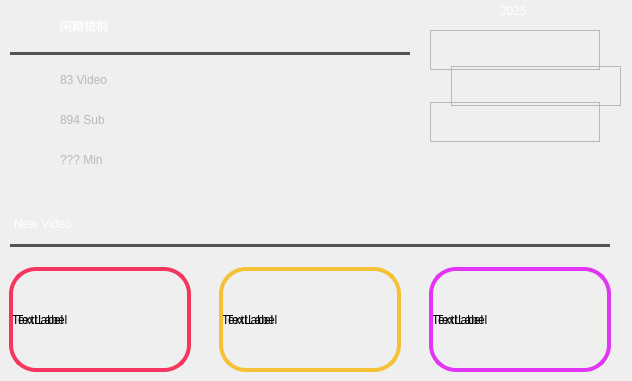
   <widget class="QWidget" name="page_user_hub_2">
    <widget class="QFrame" name="frame_6">
     <property name="geometry">
      <rect>
       <x>430</x>
       <y>30</y>
       <width>170</width>
       <height>40</height>
      </rect>
     </property>
     <property name="frameShape">
      <enum>QFrame::Shape::StyledPanel</enum>
     </property>
     <property name="frameShadow">
      <enum>QFrame::Shadow::Raised</enum>
     </property>
     <widget class="QPushButton" name="m3">
      <property name="geometry">
       <rect>
        <x>90</x>
        <y>0</y>
        <width>33</width>
        <height>40</height>
       </rect>
      </property>
      <property name="styleSheet">
       <string notr="true">QPushButton{
	border:none;
}</string>
      </property>
      <property name="text">
       <string/>
      </property>
      <property name="icon">
       <iconset resource="../pic/res.qrc">
        <normaloff>:/icon/icon/clock_3.png</normaloff>:/icon/icon/clock_3.png</iconset>
      </property>
      <property name="iconSize">
       <size>
        <width>40</width>
        <height>40</height>
       </size>
      </property>
     </widget>
     <widget class="QPushButton" name="m4">
      <property name="geometry">
       <rect>
        <x>130</x>
        <y>0</y>
        <width>33</width>
        <height>40</height>
       </rect>
      </property>
      <property name="styleSheet">
       <string notr="true">QPushButton{
	border:none;
}</string>
      </property>
      <property name="text">
       <string/>
      </property>
      <property name="icon">
       <iconset resource="../pic/res.qrc">
        <normaloff>:/icon/icon/clock_4.png</normaloff>:/icon/icon/clock_4.png</iconset>
      </property>
      <property name="iconSize">
       <size>
        <width>40</width>
        <height>40</height>
       </size>
      </property>
     </widget>
     <widget class="QPushButton" name="m1">
      <property name="geometry">
       <rect>
        <x>10</x>
        <y>0</y>
        <width>34</width>
        <height>40</height>
       </rect>
      </property>
      <property name="styleSheet">
       <string notr="true">QPushButton{
	border:none;
}</string>
      </property>
      <property name="text">
       <string/>
      </property>
      <property name="icon">
       <iconset resource="../pic/res.qrc">
        <normaloff>:/icon/icon/clock_1.png</normaloff>:/icon/icon/clock_1.png</iconset>
      </property>
      <property name="iconSize">
       <size>
        <width>40</width>
        <height>40</height>
       </size>
      </property>
     </widget>
     <widget class="QPushButton" name="m2">
      <property name="geometry">
       <rect>
        <x>50</x>
        <y>0</y>
        <width>33</width>
        <height>40</height>
       </rect>
      </property>
      <property name="styleSheet">
       <string notr="true">QPushButton{
	border:none;
}</string>
      </property>
      <property name="text">
       <string/>
      </property>
      <property name="icon">
       <iconset resource="../pic/res.qrc">
        <normaloff>:/icon/icon/clock_2.png</normaloff>:/icon/icon/clock_2.png</iconset>
      </property>
      <property name="iconSize">
       <size>
        <width>40</width>
        <height>40</height>
       </size>
      </property>
     </widget>
    </widget>
    <widget class="QLabel" name="year">
     <property name="geometry">
      <rect>
       <x>500</x>
       <y>-2</y>
       <width>60</width>
       <height>25</height>
      </rect>
     </property>
     <property name="styleSheet">
      <string notr="true">font: 18pt &quot;猫啃什锦黑-轻量版&quot;;
border:none;
background-color: rgba( 0, 0, 0, 0);
color: rgb(255,255,255);</string>
     </property>
     <property name="text">
      <string>2025</string>
     </property>
    </widget>
    <widget class="QLabel" name="user_hub_name">
     <property name="geometry">
      <rect>
       <x>60</x>
       <y>5</y>
       <width>351</width>
       <height>41</height>
      </rect>
     </property>
     <property name="styleSheet">
      <string notr="true">color: rgb(255, 255, 255);
font: 28pt &quot;猫啃什锦黑-轻量版&quot;;
</string>
     </property>
     <property name="text">
      <string>闲踏梧桐</string>
     </property>
    </widget>
    <widget class="QLabel" name="user_hub_video_num">
     <property name="geometry">
      <rect>
       <x>60</x>
       <y>60</y>
       <width>311</width>
       <height>40</height>
      </rect>
     </property>
     <property name="styleSheet">
      <string notr="true">color: rgb(184, 184, 184);
font: 15pt &quot;猫啃什锦黑-轻量版&quot;;
</string>
     </property>
     <property name="text">
      <string>83 Video</string>
     </property>
    </widget>
    <widget class="QLabel" name="user_hub_sub">
     <property name="geometry">
      <rect>
       <x>60</x>
       <y>100</y>
       <width>311</width>
       <height>40</height>
      </rect>
     </property>
     <property name="styleSheet">
      <string notr="true">color: rgb(184, 184, 184);
font: 15pt &quot;猫啃什锦黑-轻量版&quot;;
</string>
     </property>
     <property name="text">
      <string>894 Sub</string>
     </property>
    </widget>
    <widget class="QLabel" name="user_hub_vt">
     <property name="geometry">
      <rect>
       <x>60</x>
       <y>140</y>
       <width>301</width>
       <height>40</height>
      </rect>
     </property>
     <property name="styleSheet">
      <string notr="true">color: rgb(184, 184, 184);
font: 15pt &quot;猫啃什锦黑-轻量版&quot;;
</string>
     </property>
     <property name="text">
      <string>??? Min</string>
     </property>
    </widget>
    <widget class="QLabel" name="user_hub_new_video">
     <property name="geometry">
      <rect>
       <x>14</x>
       <y>209</y>
       <width>161</width>
       <height>30</height>
      </rect>
     </property>
     <property name="styleSheet">
      <string notr="true">color: rgb(255, 255, 255);
font: 19pt &quot;猫啃什锦黑-轻量版&quot;;</string>
     </property>
     <property name="text">
      <string>New Video</string>
     </property>
    </widget>
    <widget class="QLabel" name="line_3">
     <property name="geometry">
      <rect>
       <x>10</x>
       <y>52</y>
       <width>400</width>
       <height>3</height>
      </rect>
     </property>
     <property name="styleSheet">
      <string notr="true">background-color: rgb(82, 82, 82);</string>
     </property>
     <property name="text">
      <string/>
     </property>
    </widget>
    <widget class="QPushButton" name="user_hub_vt_ui">
     <property name="geometry">
      <rect>
       <x>10</x>
       <y>144</y>
       <width>35</width>
       <height>35</height>
      </rect>
     </property>
     <property name="styleSheet">
      <string notr="true">QPushButton{
	border:none;
}</string>
     </property>
     <property name="text">
      <string/>
     </property>
     <property name="icon">
      <iconset resource="../pic/res.qrc">
       <normaloff>:/icon/icon/vt.png</normaloff>:/icon/icon/vt.png</iconset>
     </property>
     <property name="iconSize">
      <size>
       <width>35</width>
       <height>35</height>
      </size>
     </property>
    </widget>
    <widget class="QPushButton" name="user_hub_sub_ui">
     <property name="geometry">
      <rect>
       <x>10</x>
       <y>103</y>
       <width>35</width>
       <height>35</height>
      </rect>
     </property>
     <property name="styleSheet">
      <string notr="true">QPushButton{
	border:none;
}</string>
     </property>
     <property name="text">
      <string/>
     </property>
     <property name="icon">
      <iconset resource="../pic/res.qrc">
       <normaloff>:/icon/icon/sub.png</normaloff>:/icon/icon/sub.png</iconset>
     </property>
     <property name="iconSize">
      <size>
       <width>35</width>
       <height>35</height>
      </size>
     </property>
    </widget>
    <widget class="QPushButton" name="user_hub_video_num_ui">
     <property name="geometry">
      <rect>
       <x>10</x>
       <y>60</y>
       <width>37</width>
       <height>37</height>
      </rect>
     </property>
     <property name="styleSheet">
      <string notr="true">QPushButton{
	border:none;
}</string>
     </property>
     <property name="text">
      <string/>
     </property>
     <property name="icon">
      <iconset resource="../pic/res.qrc">
       <normaloff>:/icon/icon/video_num.png</normaloff>:/icon/icon/video_num.png</iconset>
     </property>
     <property name="iconSize">
      <size>
       <width>37</width>
       <height>37</height>
      </size>
     </property>
    </widget>
    <widget class="QLabel" name="face">
     <property name="geometry">
      <rect>
       <x>10</x>
       <y>5</y>
       <width>41</width>
       <height>41</height>
      </rect>
     </property>
     <property name="styleSheet">
      <string notr="true">border-image: url(:/icon/icon/face.jpg);

border-radius:20px;



</string>
     </property>
     <property name="text">
      <string/>
     </property>
    </widget>
    <widget class="QFrame" name="frame_7">
     <property name="geometry">
      <rect>
       <x>451</x>
       <y>66</y>
       <width>170</width>
       <height>40</height>
      </rect>
     </property>
     <property name="frameShape">
      <enum>QFrame::Shape::StyledPanel</enum>
     </property>
     <property name="frameShadow">
      <enum>QFrame::Shadow::Raised</enum>
     </property>
     <widget class="QPushButton" name="m7">
      <property name="geometry">
       <rect>
        <x>90</x>
        <y>0</y>
        <width>33</width>
        <height>40</height>
       </rect>
      </property>
      <property name="styleSheet">
       <string notr="true">QPushButton{
	border:none;
}</string>
      </property>
      <property name="text">
       <string/>
      </property>
      <property name="icon">
       <iconset resource="../pic/res.qrc">
        <normaloff>:/icon/icon/clock_3.png</normaloff>:/icon/icon/clock_3.png</iconset>
      </property>
      <property name="iconSize">
       <size>
        <width>40</width>
        <height>40</height>
       </size>
      </property>
     </widget>
     <widget class="QPushButton" name="m8">
      <property name="geometry">
       <rect>
        <x>130</x>
        <y>0</y>
        <width>33</width>
        <height>40</height>
       </rect>
      </property>
      <property name="styleSheet">
       <string notr="true">QPushButton{
	border:none;
}</string>
      </property>
      <property name="text">
       <string/>
      </property>
      <property name="icon">
       <iconset resource="../pic/res.qrc">
        <normaloff>:/icon/icon/clock_4.png</normaloff>:/icon/icon/clock_4.png</iconset>
      </property>
      <property name="iconSize">
       <size>
        <width>40</width>
        <height>40</height>
       </size>
      </property>
     </widget>
     <widget class="QPushButton" name="m5">
      <property name="geometry">
       <rect>
        <x>10</x>
        <y>0</y>
        <width>34</width>
        <height>40</height>
       </rect>
      </property>
      <property name="styleSheet">
       <string notr="true">QPushButton{
	border:none;
}</string>
      </property>
      <property name="text">
       <string/>
      </property>
      <property name="icon">
       <iconset resource="../pic/res.qrc">
        <normaloff>:/icon/icon/clock_1.png</normaloff>:/icon/icon/clock_1.png</iconset>
      </property>
      <property name="iconSize">
       <size>
        <width>40</width>
        <height>40</height>
       </size>
      </property>
     </widget>
     <widget class="QPushButton" name="m6">
      <property name="geometry">
       <rect>
        <x>50</x>
        <y>0</y>
        <width>33</width>
        <height>40</height>
       </rect>
      </property>
      <property name="styleSheet">
       <string notr="true">QPushButton{
	border:none;
}</string>
      </property>
      <property name="text">
       <string/>
      </property>
      <property name="icon">
       <iconset resource="../pic/res.qrc">
        <normaloff>:/icon/icon/clock_2.png</normaloff>:/icon/icon/clock_2.png</iconset>
      </property>
      <property name="iconSize">
       <size>
        <width>40</width>
        <height>40</height>
       </size>
      </property>
     </widget>
    </widget>
    <widget class="QFrame" name="frame_8">
     <property name="geometry">
      <rect>
       <x>430</x>
       <y>102</y>
       <width>170</width>
       <height>40</height>
      </rect>
     </property>
     <property name="frameShape">
      <enum>QFrame::Shape::StyledPanel</enum>
     </property>
     <property name="frameShadow">
      <enum>QFrame::Shadow::Raised</enum>
     </property>
     <widget class="QPushButton" name="m11">
      <property name="geometry">
       <rect>
        <x>90</x>
        <y>0</y>
        <width>33</width>
        <height>40</height>
       </rect>
      </property>
      <property name="styleSheet">
       <string notr="true">QPushButton{
	border:none;
}</string>
      </property>
      <property name="text">
       <string/>
      </property>
      <property name="icon">
       <iconset resource="../pic/res.qrc">
        <normaloff>:/icon/icon/clock_3.png</normaloff>:/icon/icon/clock_3.png</iconset>
      </property>
      <property name="iconSize">
       <size>
        <width>40</width>
        <height>40</height>
       </size>
      </property>
     </widget>
     <widget class="QPushButton" name="m12">
      <property name="geometry">
       <rect>
        <x>130</x>
        <y>0</y>
        <width>33</width>
        <height>40</height>
       </rect>
      </property>
      <property name="styleSheet">
       <string notr="true">QPushButton{
	border:none;
}</string>
      </property>
      <property name="text">
       <string/>
      </property>
      <property name="icon">
       <iconset resource="../pic/res.qrc">
        <normaloff>:/icon/icon/clock_4.png</normaloff>:/icon/icon/clock_4.png</iconset>
      </property>
      <property name="iconSize">
       <size>
        <width>40</width>
        <height>40</height>
       </size>
      </property>
     </widget>
     <widget class="QPushButton" name="m9">
      <property name="geometry">
       <rect>
        <x>10</x>
        <y>0</y>
        <width>34</width>
        <height>40</height>
       </rect>
      </property>
      <property name="styleSheet">
       <string notr="true">QPushButton{
	border:none;
}</string>
      </property>
      <property name="text">
       <string/>
      </property>
      <property name="icon">
       <iconset resource="../pic/res.qrc">
        <normaloff>:/icon/icon/clock_1.png</normaloff>:/icon/icon/clock_1.png</iconset>
      </property>
      <property name="iconSize">
       <size>
        <width>40</width>
        <height>40</height>
       </size>
      </property>
     </widget>
     <widget class="QPushButton" name="m10">
      <property name="geometry">
       <rect>
        <x>50</x>
        <y>0</y>
        <width>33</width>
        <height>40</height>
       </rect>
      </property>
      <property name="styleSheet">
       <string notr="true">QPushButton{
	border:none;
}</string>
      </property>
      <property name="text">
       <string/>
      </property>
      <property name="icon">
       <iconset resource="../pic/res.qrc">
        <normaloff>:/icon/icon/clock_2.png</normaloff>:/icon/icon/clock_2.png</iconset>
      </property>
      <property name="iconSize">
       <size>
        <width>40</width>
        <height>40</height>
       </size>
      </property>
     </widget>
    </widget>
    <widget class="QPushButton" name="rating_1">
     <property name="geometry">
      <rect>
       <x>163</x>
       <y>253</y>
       <width>40</width>
       <height>40</height>
      </rect>
     </property>
     <property name="styleSheet">
      <string notr="true">QPushButton{
	border:none;
}
</string>
     </property>
     <property name="text">
      <string/>
     </property>
     <property name="icon">
      <iconset resource="../pic/res.qrc">
       <normaloff>:/icon/icon/A.png</normaloff>:/icon/icon/A.png</iconset>
     </property>
     <property name="iconSize">
      <size>
       <width>35</width>
       <height>35</height>
      </size>
     </property>
    </widget>
    <widget class="QPushButton" name="rating_2">
     <property name="geometry">
      <rect>
       <x>373</x>
       <y>253</y>
       <width>40</width>
       <height>40</height>
      </rect>
     </property>
     <property name="styleSheet">
      <string notr="true">QPushButton{
	border:none;
}
</string>
     </property>
     <property name="text">
      <string/>
     </property>
     <property name="icon">
      <iconset resource="../pic/res.qrc">
       <normaloff>:/icon/icon/S.png</normaloff>:/icon/icon/S.png</iconset>
     </property>
     <property name="iconSize">
      <size>
       <width>35</width>
       <height>35</height>
      </size>
     </property>
    </widget>
    <widget class="QPushButton" name="rating_3">
     <property name="geometry">
      <rect>
       <x>583</x>
       <y>253</y>
       <width>40</width>
       <height>40</height>
      </rect>
     </property>
     <property name="styleSheet">
      <string notr="true">QPushButton{
	border:none;
}
</string>
     </property>
     <property name="text">
      <string/>
     </property>
     <property name="icon">
      <iconset resource="../pic/res.qrc">
       <normaloff>:/icon/icon/B.png</normaloff>:/icon/icon/B.png</iconset>
     </property>
     <property name="iconSize">
      <size>
       <width>35</width>
       <height>35</height>
      </size>
     </property>
    </widget>
    <widget class="QLabel" name="user_hub_videoshow_pic_1">
     <property name="geometry">
      <rect>
       <x>12</x>
       <y>270</y>
       <width>176</width>
       <height>99</height>
      </rect>
     </property>
     <property name="styleSheet">
      <string notr="true">border-image: url(:/icon/icon/user_hub_videoshow_pic_1.jpg);
border-radius: 23px;
</string>
     </property>
     <property name="text">
      <string>TextLabel</string>
     </property>
    </widget>
    <widget class="QLabel" name="user_hub_videoshow_pic_2">
     <property name="geometry">
      <rect>
       <x>222</x>
       <y>270</y>
       <width>176</width>
       <height>99</height>
      </rect>
     </property>
     <property name="styleSheet">
      <string notr="true">border-image: url(:/icon/icon/user_hub_videoshow_pic_2.jpg);
border-radius: 23px</string>
     </property>
     <property name="text">
      <string>TextLabel</string>
     </property>
    </widget>
    <widget class="QLabel" name="user_hub_videoshow_pic_3">
     <property name="geometry">
      <rect>
       <x>432</x>
       <y>270</y>
       <width>176</width>
       <height>99</height>
      </rect>
     </property>
     <property name="styleSheet">
      <string notr="true">border-image: url(:/icon/icon/user_hub_videoshow_pic_3.jpg);
border-radius: 23px</string>
     </property>
     <property name="text">
      <string>TextLabel</string>
     </property>
    </widget>
    <widget class="QLabel" name="line_4">
     <property name="geometry">
      <rect>
       <x>10</x>
       <y>244</y>
       <width>600</width>
       <height>3</height>
      </rect>
     </property>
     <property name="styleSheet">
      <string notr="true">background-color: rgb(82, 82, 82);</string>
     </property>
     <property name="text">
      <string/>
     </property>
    </widget>
    <widget class="QLabel" name="user_hub_border_1">
     <property name="geometry">
      <rect>
       <x>9</x>
       <y>267</y>
       <width>182</width>
       <height>105</height>
      </rect>
     </property>
     <property name="styleSheet">
      <string notr="true">border:4px solid rgb(245,54,94);
border-radius: 27px;
</string>
     </property>
     <property name="text">
      <string>TextLabel</string>
     </property>
    </widget>
    <widget class="QLabel" name="user_hub_border_2">
     <property name="geometry">
      <rect>
       <x>219</x>
       <y>267</y>
       <width>182</width>
       <height>105</height>
      </rect>
     </property>
     <property name="styleSheet">
      <string notr="true">border:4px solid rgb(245,193,54);
border-radius: 27px;
</string>
     </property>
     <property name="text">
      <string>TextLabel</string>
     </property>
    </widget>
    <widget class="QLabel" name="user_hub_border_3">
     <property name="geometry">
      <rect>
       <x>429</x>
       <y>267</y>
       <width>182</width>
       <height>105</height>
      </rect>
     </property>
     <property name="styleSheet">
      <string notr="true">border:4px solid rgb(225,54,245);
border-radius: 27px;
</string>
     </property>
     <property name="text">
      <string>TextLabel</string>
     </property>
    </widget>
    <zorder>frame_6</zorder>
    <zorder>year</zorder>
    <zorder>user_hub_name</zorder>
    <zorder>user_hub_video_num</zorder>
    <zorder>user_hub_sub</zorder>
    <zorder>user_hub_vt</zorder>
    <zorder>line_3</zorder>
    <zorder>user_hub_vt_ui</zorder>
    <zorder>user_hub_sub_ui</zorder>
    <zorder>user_hub_video_num_ui</zorder>
    <zorder>face</zorder>
    <zorder>frame_7</zorder>
    <zorder>frame_8</zorder>
    <zorder>user_hub_videoshow_pic_1</zorder>
    <zorder>user_hub_videoshow_pic_2</zorder>
    <zorder>user_hub_videoshow_pic_3</zorder>
    <zorder>line_4</zorder>
    <zorder>user_hub_border_1</zorder>
    <zorder>rating_1</zorder>
    <zorder>user_hub_border_2</zorder>
    <zorder>rating_2</zorder>
    <zorder>user_hub_new_video</zorder>
    <zorder>user_hub_border_3</zorder>
    <zorder>rating_3</zorder>
   </widget>
